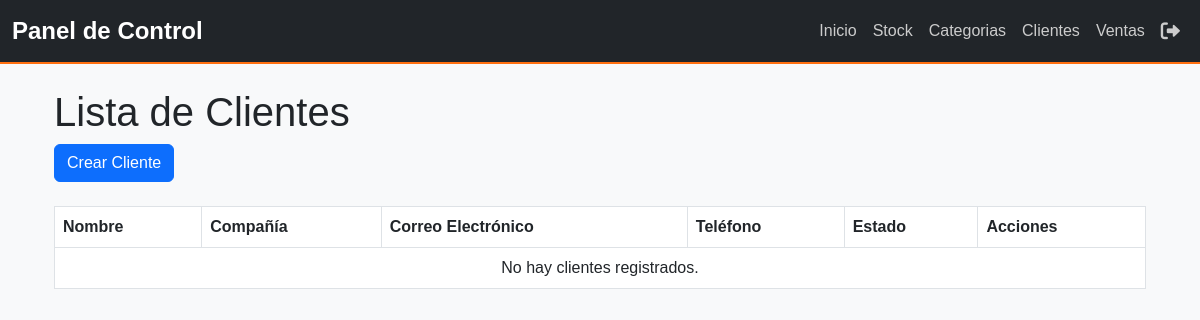
/clientes/, run on an earlier commit of the app's database.
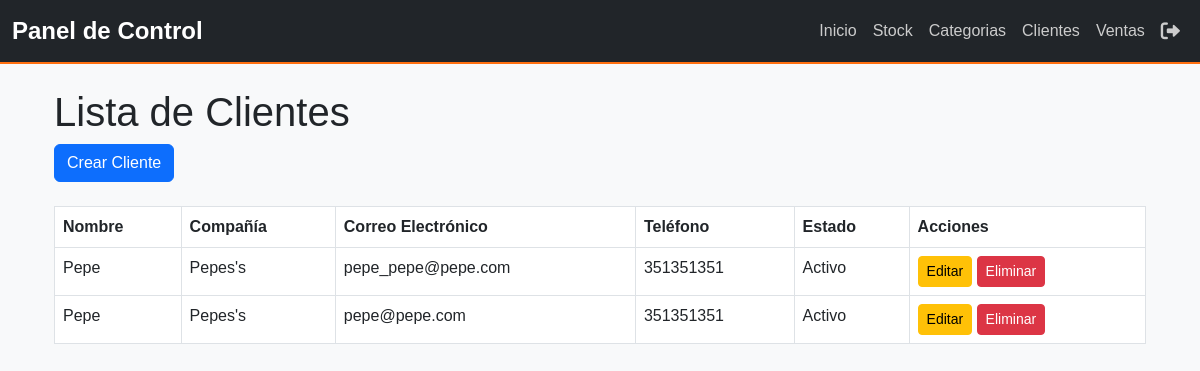
And on a later commit of the database.
### myapp/models.py (models this page shows, shortened)
class Cliente(models.Model):
    nombre = models.CharField(max_length=255, verbose_name='Nombre Completo')
    compania = models.CharField(max_length=255, blank=True, null=True, verbose_name='Compañía')
    email = models.EmailField(unique=True, verbose_name='Correo Electrónico')
    telefono = models.CharField(max_length=15, verbose_name='Número de Teléfono')
    direccion = models.TextField(blank=True, null=True, verbose_name='Dirección')
    fecha_registro = models.DateTimeField(auto_now_add=True, verbose_name='Fecha de Registro')
    estatus = models.CharField(
        max_length=20,
        choices=[('activo', 'Activo'), ('inactivo', 'Inactivo')],
        default='activo',
        verbose_name='Estatus'
    )
    notas = models.TextField(blank=True, null=True, verbose_name='Notas Adicionales')
    class Meta:
        verbose_name = 'Cliente'
        verbose_name_plural = 'Clientes'
        ordering = ['-fecha_registro']

### myapp/views.py (the view)
# urls.py: path('clientes/', views.ClienteListView.as_view(), name='clientes_list'),
class ClienteListView(ListView):
    model = Cliente
    template_name = "clientes/cliente_list.html"
    context_object_name = "clientes"

### myapp/context_processors.py (called while the page is built, shortened)
def user_role(request):
    return {'role': 'Invitado'}

### myapp/templates/clientes/cliente_list.html (shortened to what this page needs)
{% extends 'base.html' %}
{% block content %}
<div class="container mt-4">
    <h1>Lista de Clientes</h1>
    <a href="{% url 'clientes_create' %}" class="btn btn-primary mb-4">Crear Cliente</a>
    <table class="table table-bordered">
        <thead>
            <tr>
                <th>Nombre</th>
                <th>Compañía</th>
                <th>Correo Electrónico</th>
                <th>Teléfono</th>
                <th>Estado</th>
                <th>Acciones</th>
            </tr>
        </thead>
        <tbody>
            {% for cliente in clientes %}
            <tr>
                <td>{{ cliente.nombre }}</td>
                <td>{{ cliente.compania }}</td>
                <td>{{ cliente.email }}</td>
                <td>{{ cliente.telefono }}</td>
                <td>{{ cliente.get_estatus_display }}</td>
                <td>
                    <a href="{% url 'clientes_update' cliente.id %}" class="btn btn-warning btn-sm">Editar</a>
                    <form method="post" action="{% url 'clientes_delete' cliente.id %}" style="display:inline-block;">
                        <button type="submit" class="btn btn-danger btn-sm">Eliminar</button>
                    </form>
                </td>
            </tr>
            {% empty %}
            <tr>
                <td colspan="6" class="text-center">No hay clientes registrados.</td>
            </tr>
            {% endfor %}
        </tbody>
    </table>
</div>
{% endblock %}

What changed in the data, as far as the page shows it:
added Cliente: nombre "Pepe", compania "Pepes's", email "pepe_pepe@pepe.com", telefono "351351351", estatus "Activo"
added Cliente: nombre "Pepe", compania "Pepes's", email "pepe@pepe.com", telefono "351351351", estatus "Activo"
Also different on the page:
text no longer shown: "No hay clientes registrados."
